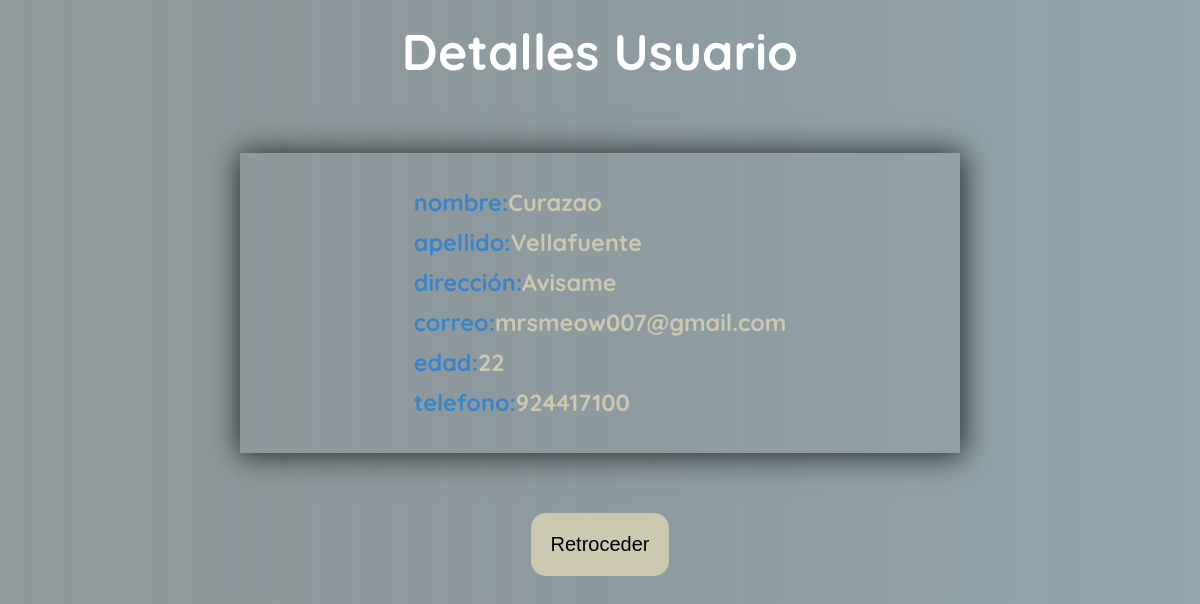
Screenshot of /Adopciones/usuarios/84/ with the database file from the repository.
### Adopciones/models.py (models this page shows, shortened)
class Usuario(models.Model):
    nombre     = models.CharField(max_length = 100)
    apellido   = models.CharField(max_length = 100)
    direccion  = models.CharField(max_length = 100)
    correo     = models.EmailField(max_length=70,blank=True)
    edad       = models.IntegerField()
    telefono   = models.IntegerField()

### Adopciones/views.py (the view)
# urls.py: path('usuarios/<int:myID>/', mostrarUsuario, name='detallesUsuario'),
def mostrarUsuario(request, myID):
    obj = get_object_or_404(Usuario, id = myID)
    context = {
        'obj':obj,
        "url":Direcciones,
    }
    return render(request,'usuario/detallesUsuario.html', context)

### Adopciones/models.py (called while the page is built)
    def index(self):
        return "../"

### Adopciones/templates/usuario/detallesUsuario.html
{% extends "base.html" %}
{% block head %}
{% load staticfiles %}
     <link rel="stylesheet" href="{% static 'css/detalles.css'%}">
{% endblock %}
{% block body%}
<h1>Detalles Usuario</h1>
<div class="contenedor">
<div  class="info">
    <h3><span>nombre:</span>{{ obj.nombre }}</h3>
    <h3><span>apellido:</span>{{ obj.apellido }}</h3>
    <h3><span>dirección:</span>{{ obj.direccion }}</h3>
    <h3><span>correo:</span>{{ obj.correo }}</h3>
    <h3><span>edad:</span>{{ obj.edad }}</h3>
    <h3><span>telefono:</span>{{ obj.telefono }}</h3>
</div>
</div>
<div class="botones">
    <div clas="boton"><a href="{{ url.index }} "><button>Retroceder</button></a></div>
</div>
{% endblock%}

### Adopciones/static/css/detalles.css (style rules this page uses)
* { margin : 0 ; padding : 0 ; }
body { background:#0f20277a; background: -webkit-linear-gradient(to right, #0f202770, #203a438c, #2c53647c),url(../img/fondo_detalles.jpg); background: linear-gradient(to right, #0f202775, #203a4383, #2c536485),url(../img/fondo_detalles.jpg); font-family: 'Quicksand', sans-serif; }
h1 { margin-top: 20px; color:white; margin-bottom: 70px; text-align: center; font-size: 50px; }
.contenedor { display: flex; align-items: center; justify-content: center; box-shadow: 1px 1px 28px 2px rgba(0,0,0,0.75); padding: 0; height: 300px; margin-left: auto; margin-right: auto; margin-bottom: 40px; width: 60vw; }
span { color:rgba(43, 129, 209, 0.842); }
.info { line-height: 40px; margin: 70px; font-size:1.25em; color:rgba(207, 203, 177, 0.972) }
.botones { display: flex; justify-content: center; }
.botones button { margin-left: 100px; margin:20px; font-size: 20px; padding: 20px; border: none; border-radius:15px; background-color:rgba(207, 203, 177, 0.972); transition: padding 0.4s; }

### rows the page displays
Usuario: nombre "Curazao", apellido "Vellafuente", direccion "Avisame", correo "mrsmeow007@gmail.com", edad "22", telefono "924417100"
